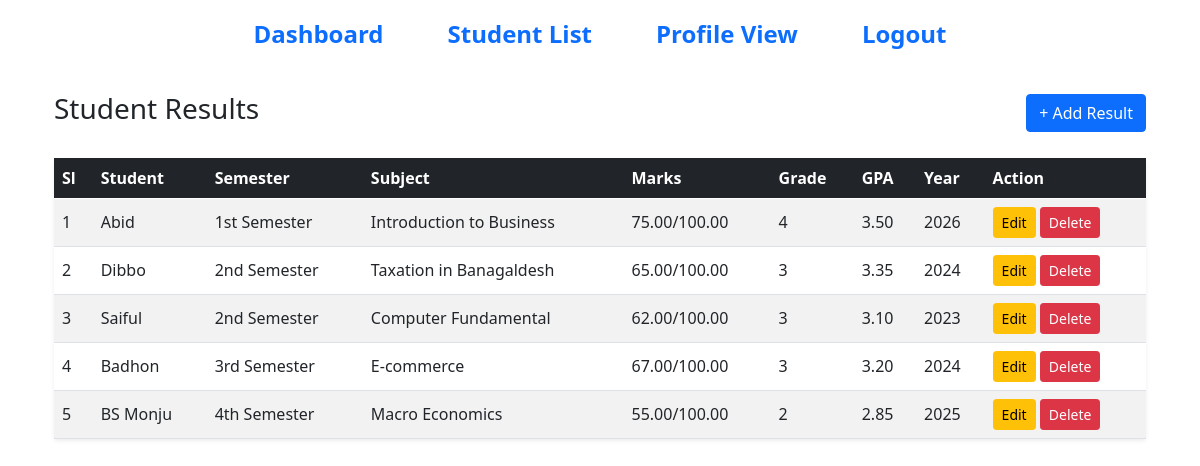
/results/ (signed in), run on the app's committed database.
### portal_app/models.py (models this page shows, shortened)
class ResultModel(models.Model):
    SEMESTER_CHOICES = [
        ('1st', '1st Semester'),
        ('2nd', '2nd Semester'),
        ('3rd', '3rd Semester'),
        ('4th', '4th Semester'),
        ('5th', '5th Semester'),
        ('6th', '6th Semester'),
        ('7th', '7th Semester'),
        ('8th', '8th Semester'),
    ]
    user = models.ForeignKey(
        settings.AUTH_USER_MODEL,
        on_delete=models.CASCADE,
        related_name='results'
    )
    student = models.ForeignKey(
        StudentModel,
        on_delete=models.CASCADE,
        related_name='results',
        null=True
    )
    semester = models.CharField(
        max_length=10,
        choices=SEMESTER_CHOICES,
        null=True
    )
    subject_name = models.CharField(max_length=100,null=True)
    marks_obtained = models.DecimalField(max_digits=5, decimal_places=2,null=True)
    total_marks = models.DecimalField(max_digits=5, decimal_places=2, default=100,null=True)
    grade = models.CharField(max_length=5, null=True, blank=True)
    gpa = models.DecimalField(max_digits=4, decimal_places=2, null=True, blank=True)
    exam_year = models.PositiveIntegerField(null=True)

class StudentModel(models.Model):
    DEPT_TYPES = [
        ('BBA', 'BBA'),
        ('CSE', 'CSE'),
        ('EEE', 'EEE'),
    ]
    user = models.OneToOneField(
        UserModel,
        on_delete=models.CASCADE,
        related_name='student_profile'
    )
    name = models.CharField(max_length=100, null=True, blank=True)
    email = models.EmailField(null=True, blank=True)
    phone = models.CharField(max_length=15, null=True, blank=True)
    address = models.TextField(null=True, blank=True)
    image = models.ImageField(upload_to='media/student_images',null=True,blank=True)
    department = models.CharField(choices=DEPT_TYPES,max_length=20,null=True,blank=True)

### portal_app/views.py (the view)
# urls.py: path('results/', result_list, name='result_list'),
@login_required
def result_list(request):
    if request.user.role == 'Admin':
        results = ResultModel.objects.select_related(
            'student', 'user'
        ).all()
    else:
        results = ResultModel.objects.filter(
            user=request.user,
            student__user=request.user
        )
    context ={
        'results': results
    }
    return render(request,'pages/result_list.html',context)

### portal_app/templates/pages/result_list.html (shortened to what this page needs)
{% extends 'master/base.html' %}
{% block Content %}
<div class="container py-4">
    <div class="d-flex justify-content-between align-items-center mb-4">
        <h3>Student Results</h3>
        {% if request.user.role == 'Admin' %}
        <a href="{% url 'result_create' %}" class="btn btn-primary">
            + Add Result
        </a>
        {% endif %}
    </div>
    <div class="card shadow-sm border-0">
        <div class="table-responsive">
            <table class="table table-striped table-hover align-middle mb-0">
                <thead class="table-dark">
                    <tr>
                        <th>Sl</th>
                        <th>Student</th>
                        <th>Semester</th>
                        <th>Subject</th>
                        <th>Marks</th>
                        <th>Grade</th>
                        <th>GPA</th>
                        <th>Year</th>
                        {% if request.user.role == 'Admin' %}
                        <th>Action</th>
                        {% endif %}
                    </tr>
                </thead>
                <tbody>
                    {% for result in results %}
                    <tr>
                        <td>{{ forloop.counter }}</td>
                        <td>{{ result.student.name }}</td>
                        <td>{{ result.get_semester_display }}</td>
                        <td>{{ result.subject_name }}</td>
                        <td>{{ result.marks_obtained }}/{{ result.total_marks }}</td>
                        <td>{{ result.grade|default:"—" }}</td>
                        <td>{{ result.gpa|default:"—" }}</td>
                        <td>{{ result.exam_year }}</td>
                        {% if request.user.role == 'Admin' %}
                        <td>
                            <a href="{% url 'result_update' result.id %}"
                               class="btn btn-sm btn-warning">Edit</a>
                            <form method="POST"
                                  action="{% url 'result_delete' result.id %}"
                                  class="d-inline">
                                <button class="btn btn-sm btn-danger">
                                    Delete
                                </button>
                            </form>
                        </td>
                        {% endif %}
                    </tr>
                    {% empty %}
                    <tr>
                        <td colspan="9" class="text-center py-4">
                            No results found.
                        </td>
                    </tr>
                    {% endfor %}
                </tbody>
            </table>
        </div>
    </div>
</div>
{% endblock Content %}

### data on the page
ResultModel: student.name "Abid", semester "1st Semester", subject_name "Introduction to Business", marks_obtained "75.00", total_marks "100.00", grade "4", gpa "3.50", exam_year "2026"
ResultModel: student.name "Dibbo", semester "2nd Semester", subject_name "Taxation in Banagaldesh", marks_obtained "65.00", total_marks "100.00", grade "3", gpa "3.35", exam_year "2024"
ResultModel: student.name "Saiful", semester "2nd Semester", subject_name "Computer Fundamental", marks_obtained "62.00", total_marks "100.00", grade "3", gpa "3.10", exam_year "2023"
ResultModel: student.name "Badhon", semester "3rd Semester", subject_name "E-commerce", marks_obtained "67.00", total_marks "100.00", grade "3", gpa "3.20", exam_year "2024"
ResultModel: student.name "BS Monju", semester "4th Semester", subject_name "Macro Economics", marks_obtained "55.00", total_marks "100.00", grade "2", gpa "2.85", exam_year "2025"
